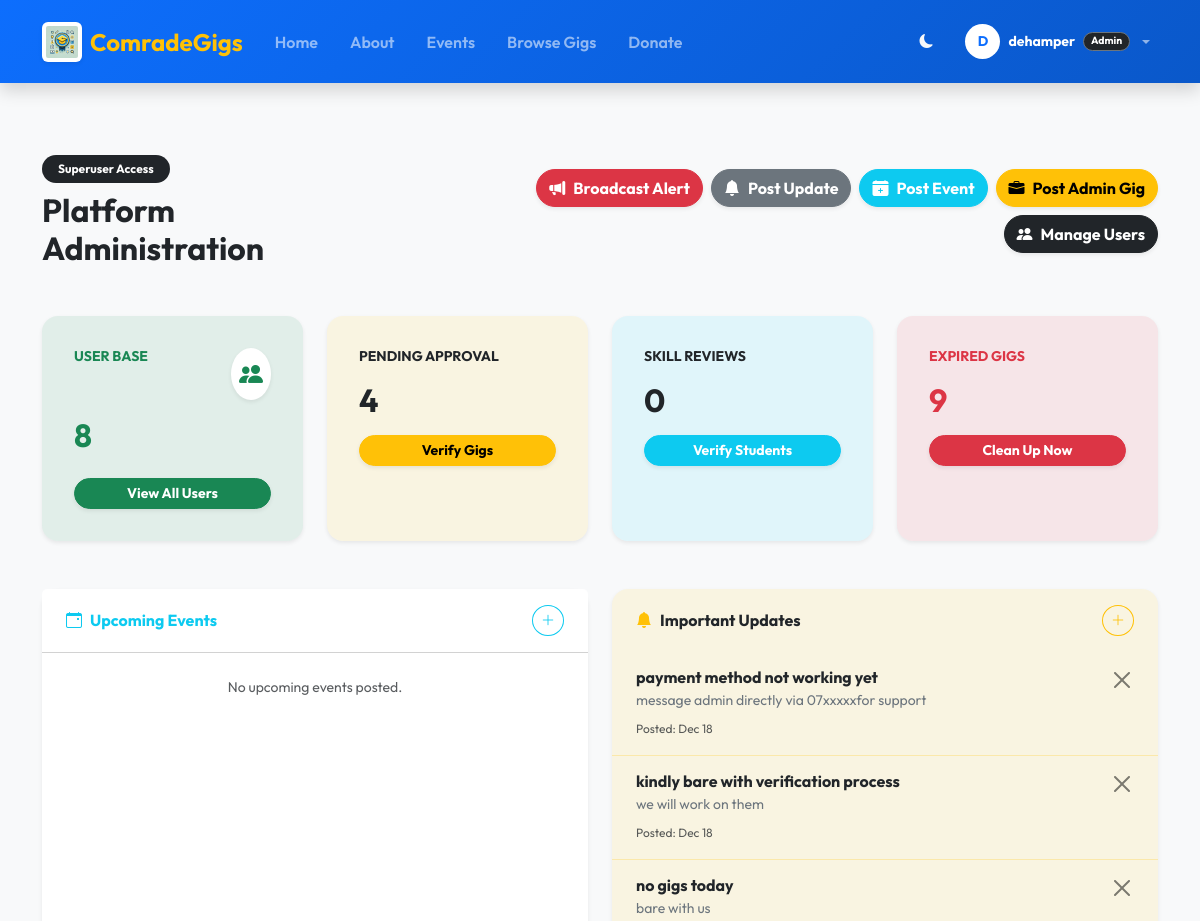
The page /admin-panel/ (signed in, upper part) on the database as committed earlier.
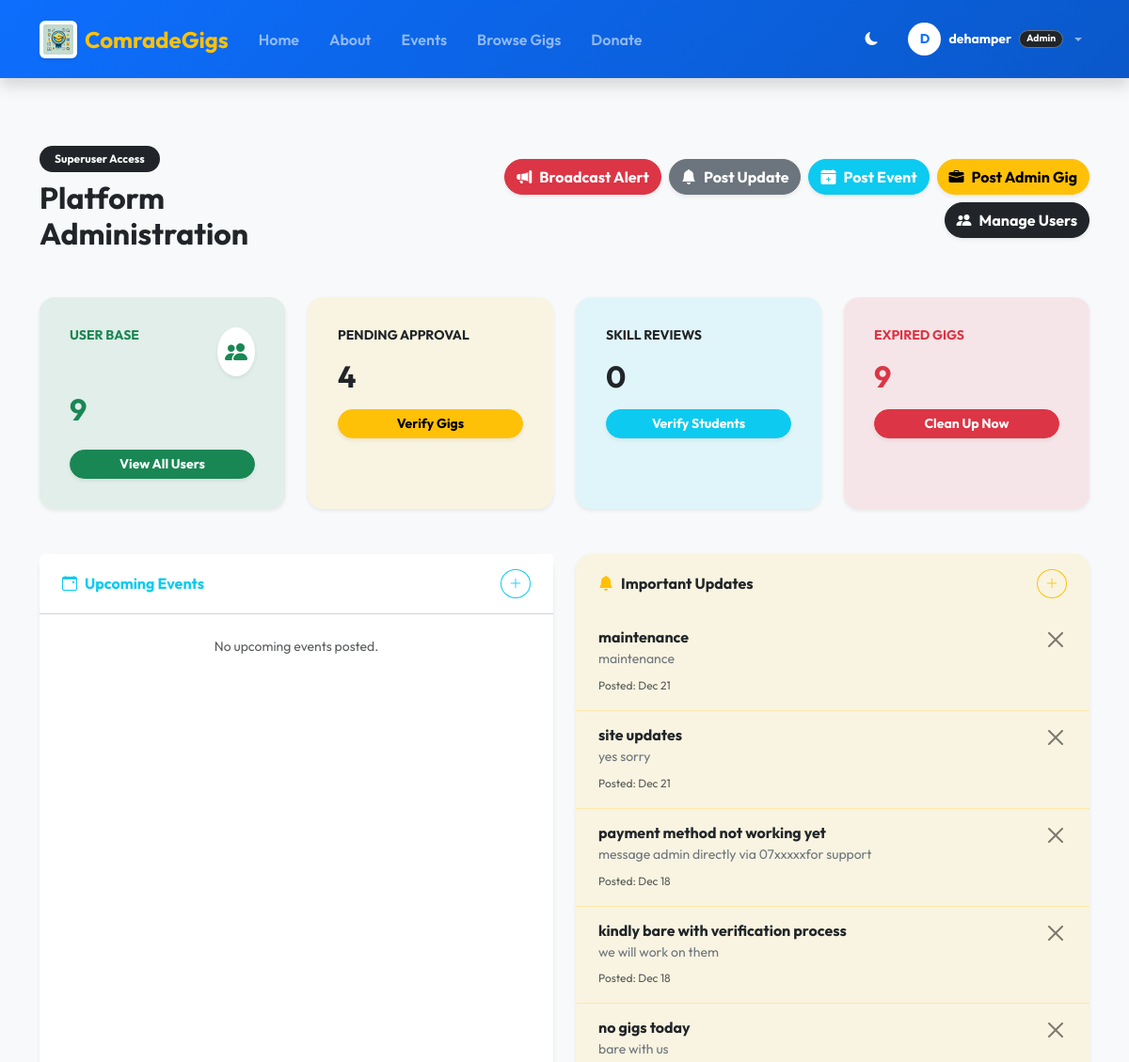
The same page on the database as committed later.
### myapp/models.py (models this page shows, shortened)
class SiteUpdate(models.Model):
    AUDIENCE_CHOICES = (
        ('all', 'All Users'),
        ('student', 'Students Only'),
        ('client', 'Clients Only'),
        ('donor', 'Donors Only'),
    )
    title = models.CharField(max_length=200)
    message = models.TextField()
    audience = models.CharField(max_length=10, choices=AUDIENCE_CHOICES, default='all')
    created_at = models.DateTimeField(auto_now_add=True)
    is_active = models.BooleanField(default=True)

### myapp/views.py (the view)
# urls.py: path('admin-panel/', views.admin_dashboard, name='admin_dashboard'),
@login_required
def admin_dashboard(request):
    if not request.user.is_superuser:
        return redirect('myapp:home')
    my_posted_jobs = Job.objects.filter(client=request.user).order_by('-created_at')
    total_users_count = User.objects.count()
    pending_gigs_count = Job.objects.filter(status='review').count()
    pending_assessments_count = SkillSubmission.objects.filter(status='pending').count()
    expired_gigs_count = Job.objects.filter(
        deadline__lt=timezone.now(),
        status__in=['open', 'review', 'assigned']
    ).count()
    pending_apps_count = Application.objects.filter(is_accepted=False, is_rejected=False).count()
    events = Event.objects.all().order_by('date')
    site_updates = SiteUpdate.objects.filter(is_active=True).order_by('-created_at')
    context = {
        'total_users_count': total_users_count,
        'pending_gigs_count': pending_gigs_count,
        'pending_assessments_count': pending_assessments_count,
        'expired_gigs_count': expired_gigs_count,
        'pending_apps_count': pending_apps_count,
        'my_posted_jobs': my_posted_jobs,
        'events': events,
        'site_updates': site_updates,
        'whatsapp_url': WHATSAPP_CHANNEL_URL,
    }
    return render(request, 'custom_admin/dashboard.html', context)

### myapp/context_processors.py (called while the page is built)
def global_site_updates(request):
    if not request.user.is_authenticated:
        return {'site_updates': []}
    audience_filters = ['all']
    if request.user.role == 'student':
        audience_filters.append('student')
    elif request.user.role == 'client':
        audience_filters.append('client')
    elif request.user.role == 'donor':
        audience_filters.append('donor')
    updates = SiteUpdate.objects.filter(
        is_active=True,
        audience__in=audience_filters
    ).order_by('-created_at')[:3]
    return {'site_updates': updates}

### myapp/templates/custom_admin/dashboard.html (shortened to what the changed rows need)
{% extends "base.html" %}
{% load static %}
{% block content %}
<section class="py-5 bg-light">
  <div class="container">
    <div class="d-flex flex-column flex-md-row justify-content-between align-items-center mb-5">
      <div class="mb-3 mb-md-0">
        <h2 class="fw-bold mb-0">Platform Administration</h2>
      </div>
    </div>
    <div class="row g-4 mb-5">
      <div class="col-md-3">
        <div class="card border-0 shadow-sm rounded-4 h-100 p-3 bg-success bg-opacity-10">
            <div class="card-body">
                <div class="d-flex justify-content-between align-items-start mb-3">
                    <h6 class="text-success text-uppercase small fw-bold mb-0">User Base</h6>
                    <div class="bg-white rounded-circle p-2 shadow-sm text-success">
                    </div>
                </div>
                <h2 class="fw-bold mb-0 text-success">{{ total_users_count|default:"0" }}</h2>
                <div class="mt-4">
                    <a href="{% url 'myapp:admin_users' %}" class="btn btn-success text-white btn-sm rounded-pill fw-bold shadow-sm w-100">
                    </a>
                </div>
            </div>
        </div>
      </div>
      <div class="col-md-3">
        <div class="card border-0 shadow-sm rounded-4 h-100 p-3 bg-warning bg-opacity-10">
          <div class="card-body">
            <h2 class="fw-bold mb-0 text-dark">{{ pending_gigs_count|default:"0" }}</h2>
          </div>
        </div>
      </div>
      <div class="col-md-3">
        <div class="card border-0 shadow-sm rounded-4 h-100 p-3 bg-info bg-opacity-10">
            <div class="card-body">
                <h2 class="fw-bold mb-0 text-dark">{{ pending_assessments_count|default:"0" }}</h2>
            </div>
        </div>
      </div>
      <div class="col-md-3">
        <div class="card border-0 shadow-sm rounded-4 h-100 p-3 bg-danger bg-opacity-10">
            <div class="card-body">
                <h2 class="fw-bold mb-0 text-danger">{{ expired_gigs_count|default:"0" }}</h2>
            </div>
        </div>
      </div>
    </div>
    <div class="row g-4 mb-5">
        <div class="col-md-6">
            <div class="card border-0 shadow-sm rounded-4 h-100 bg-warning bg-opacity-10 overflow-hidden" id="notifications-container">
                <div class="card-body p-0">
                    <div class="list-group list-group-flush bg-transparent">
                        {% for update in site_updates %}
                        <div id="announcement-{{ update.id }}" class="list-group-item bg-transparent border-0 border-bottom border-warning border-opacity-25 px-4 py-3">
                            <div class="d-flex justify-content-between align-items-start">
                                <div>
                                    <h6 class="fw-bold mb-1 text-dark">{{ update.title }}</h6>
                                    <p class="small text-secondary mb-1" style="line-height: 1.4;">{{ update.message }}</p>
                                    <small class="text-muted" style="font-size: 0.75rem;">
                                        Posted: {{ update.created_at|date:"M d" }}
                                    </small>
                                </div>
                                <div class="ms-2">
                                    <button type="button"
                                            class="btn-close"
                                            onclick="dismissUpdate({{ update.id }})"
                                            title="Dismiss">
                                    </button>
                                </div>
                            </div>
                        </div>
                        {% empty %}
                        <div class="p-4 text-center text-muted small">No active announcements.</div>
                        {% endfor %}
                    </div>
                </div>
            </div>
        </div>
    </div>
  </div>
</section>
{% endblock %}

Rows that differ between the two databases and show on the page:
added SiteUpdate: title "maintenance", message "maintenance", created_at "Dec 21"
added SiteUpdate: title "site updates", message "yes sorry", created_at "Dec 21"
Other text that changed with them:
{{ total_users_count|default:"0" }}: "8" → "9"
